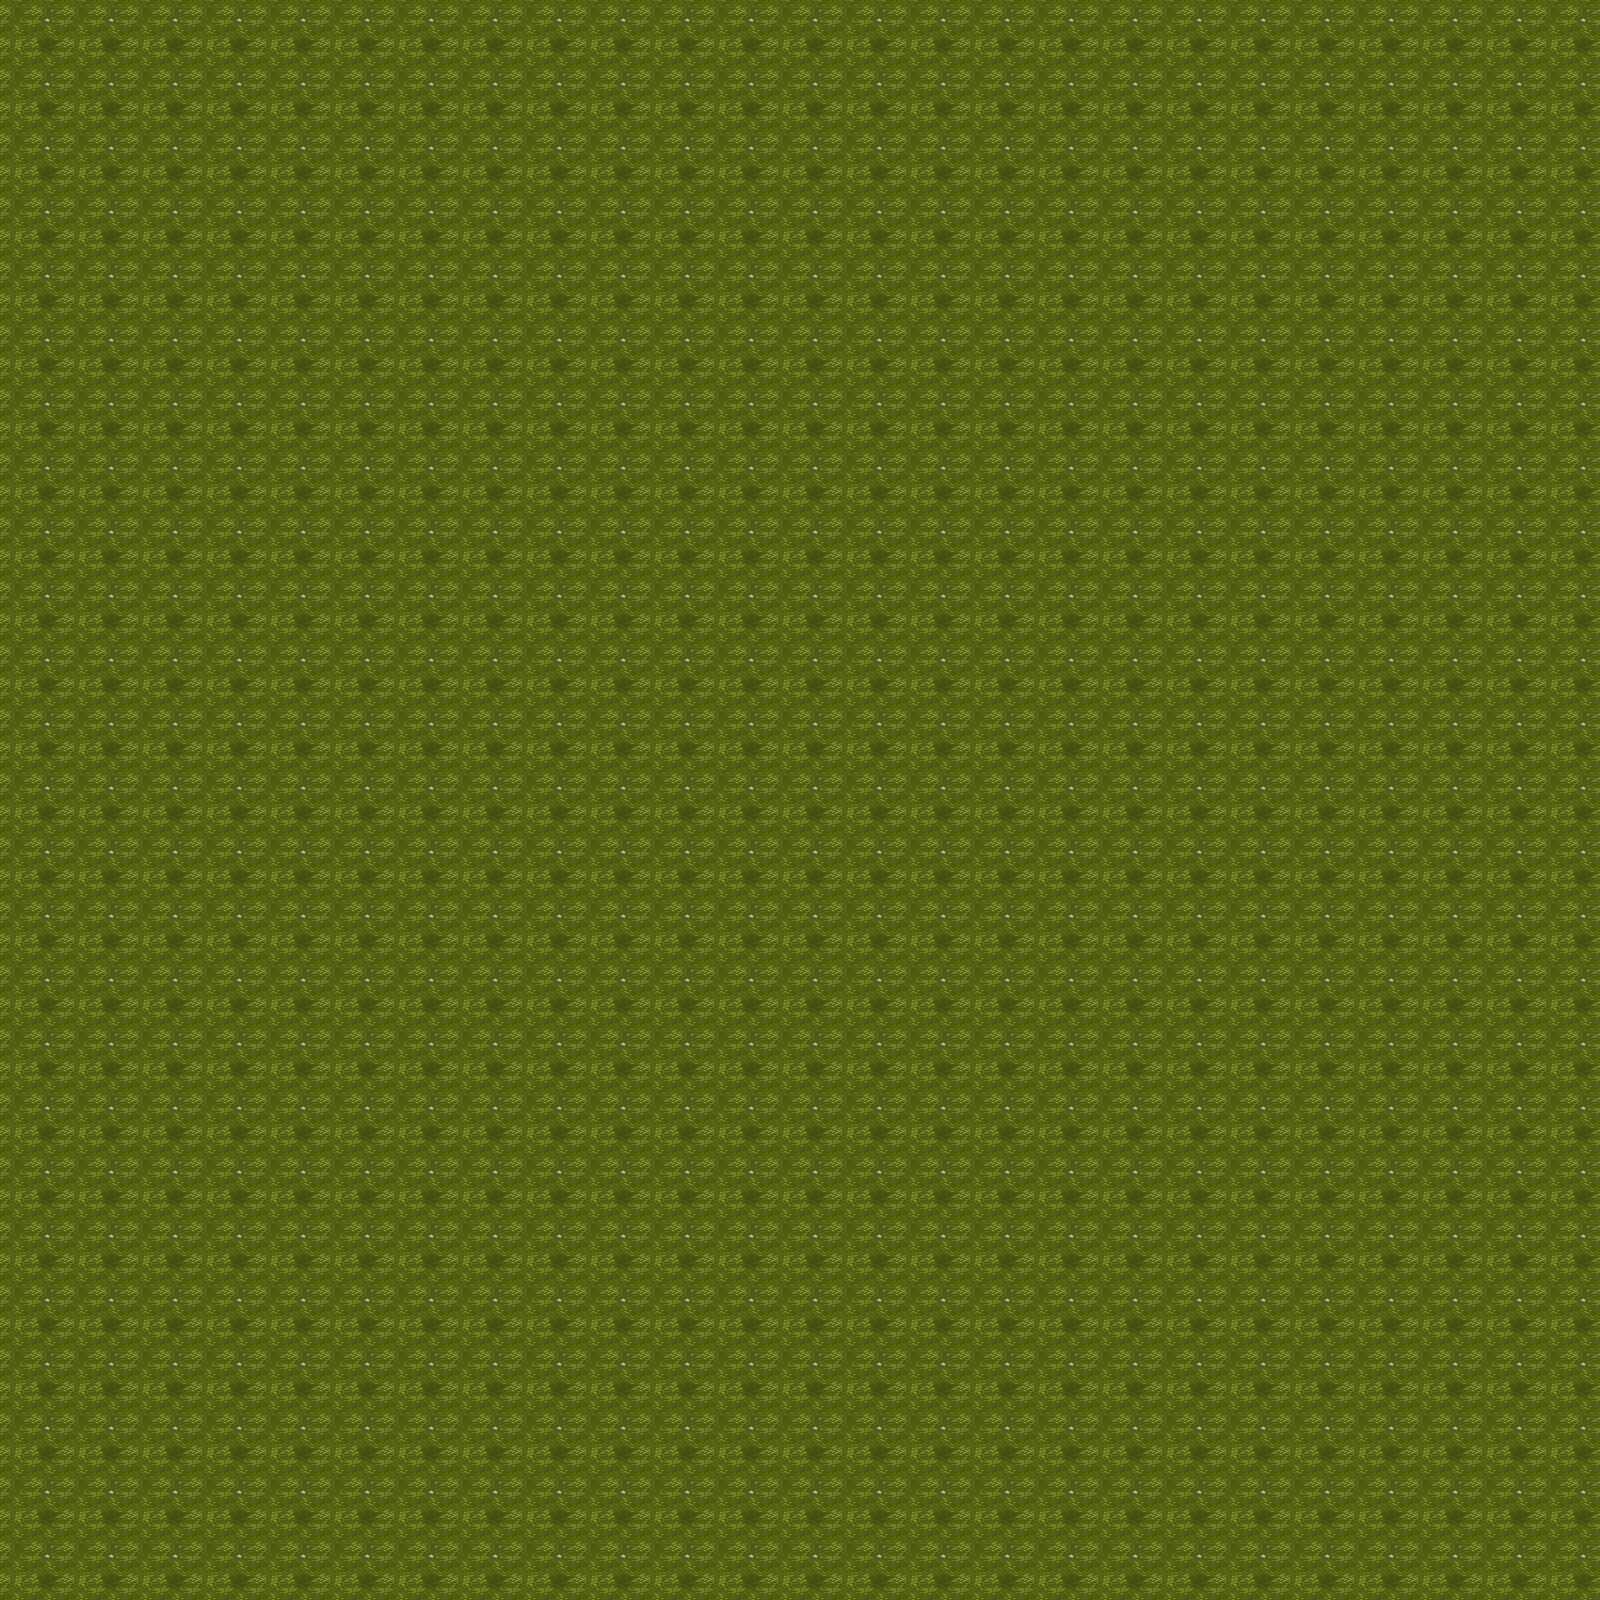

A 2D game scene composited from a Tiled map and its tileset images. What follows is a short description and the map's XML, with each tile layer's data collapsed to a summary:
An orthogonal 50x50 tile map with 32x32 px tiles, 1 tile layer (map1), 2 tilesets.

<map version="1.9" tiledversion="1.9.2" orientation="orthogonal" renderorder="right-down" width="50" height="50" tilewidth="32" tileheight="32" infinite="0" nextlayerid="3" nextobjectid="1">
 <tileset firstgid="1" source="hyptosis_tile-art-batch-1.tsx" />
 <tileset firstgid="901" source="hyptosis_sprites-and-tiles-for-you.tsx" />
 <layer id="2" name="map1" width="50" height="50">
  <data>[2500 cells, 2500 non-empty, 4 distinct tile ids]</data>
 </layer>
</map>
